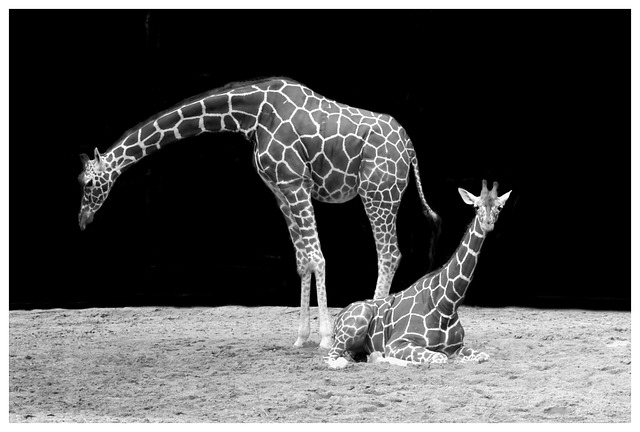
#> input picture sample.jpg, 640 x 432 px
$ jupyter execute opencv.ipynb   (shell and % lines are left out)
#> lines starting #> are read from the running program, lines starting #| are printed output that depends on the picture
[cell 1]
from matplotlib import pyplot as plt
import numpy as np
import cv2
from scipy import signal

from ipywidgets import interact

[cell 2]
img=cv2.imread("sample.jpg")
#> img is the input picture: shape (432, 640, 3); min 0, max 255, mean 78.5
#> the sliders are set to ksize = 3

[cell 3]
plt.imshow(img)

[cell 4]
def filter(ksize=3):
#> called with ksize = 3
    k=np.ones((ksize,ksize),dtype="float")/(ksize*ksize)
    im0=signal.convolve2d(img[:,:,0],k,mode='same')
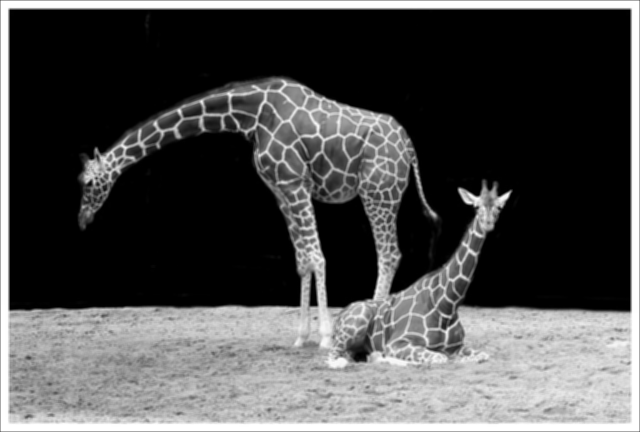
#> im0: shape (432, 640) float64; min 0, max 255, mean 77.9; drawn with min black and max white
    plt.imshow(im0,cmap="gray")

_=interact(filter, ksize=[3,9,1])


$ run again, with chainer_00.png saved as sample.jpg
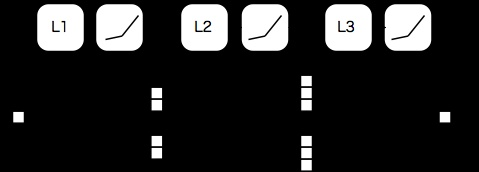
#> input picture chainer_00.png, 479 x 172 px
#> img is the input picture: shape (172, 479, 3); mean B, G, R 41, 41, 41
#> in filter, `im0=signal.convolve2d(img[:,:,0],k,mode='same')`:
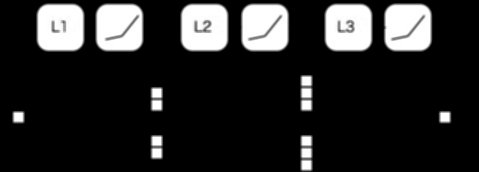
#> im0: shape (172, 479) float64; min 0, max 255, mean 41; drawn with min black and max white

$ run again, with chainer_01.png saved as sample.jpg
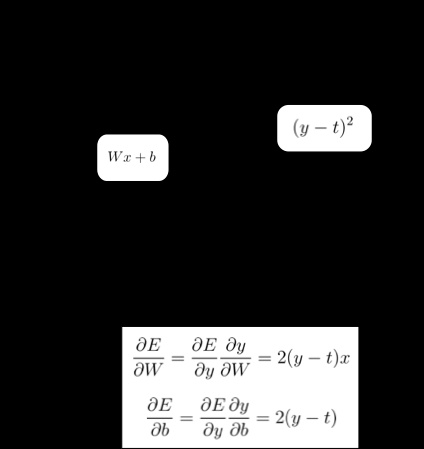
#> input picture chainer_01.png, 424 x 449 px
#> img is the input picture: shape (449, 424, 3); min 0, max 255, mean 46.3
#> in filter, `im0=signal.convolve2d(img[:,:,0],k,mode='same')`:
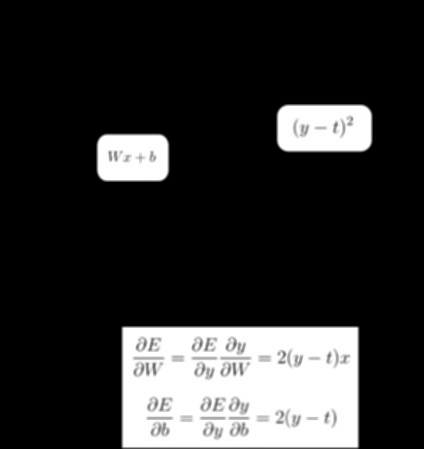
#> im0: shape (449, 424) float64; min 0, max 255, mean 46.3; drawn with min black and max white
